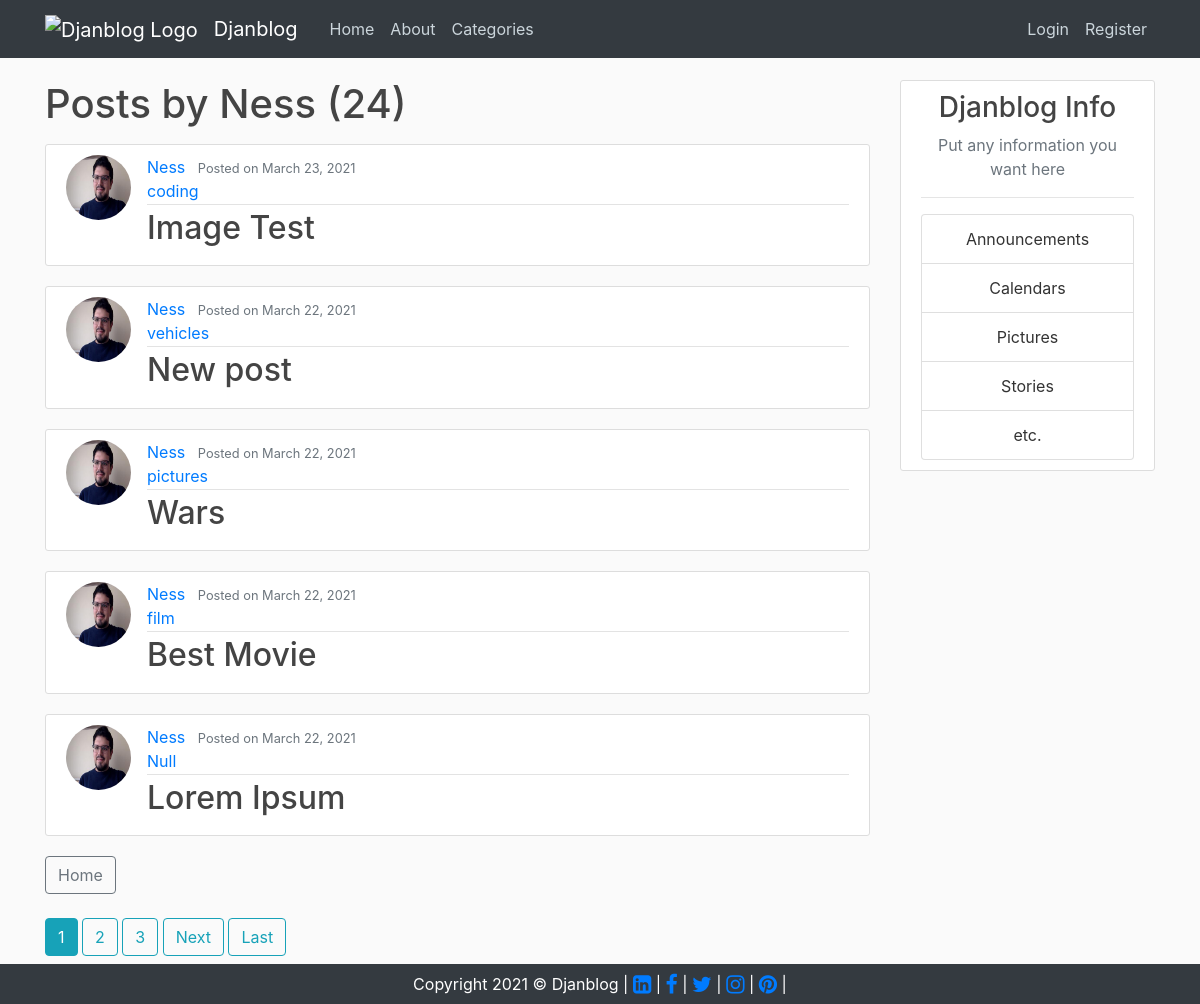
The page /user/Ness on the database its author committed.
### blog/models.py (models this page shows, shortened)
class Post(models.Model):  # Models for Posts
    title = models.CharField(max_length=300)
    title_tag = models.CharField(max_length=300)
    category = models.CharField(max_length=200, default='Null')
    snippet = models.CharField(max_length=800)
    body = RichTextField(blank=True, null=True)
    author = models.ForeignKey(User, on_delete=models.CASCADE)
    date_posted = models.DateTimeField(default=timezone.now)
    likes = models.ManyToManyField(User, related_name='blog_posts')

### accounts/models.py (models this page shows, shortened)
class Profile(models.Model):
    user = models.OneToOneField(User, on_delete=models.CASCADE)
    image = models.ImageField(
        default='default.jpg', upload_to='profile_pics')
    bio = models.TextField(default=" ")
    linkedin_url = models.CharField(max_length=200, null=True, blank=True)
    facebook_url = models.CharField(max_length=200, null=True, blank=True)
    twitter_url = models.CharField(max_length=200, null=True, blank=True)
    instagram_url = models.CharField(max_length=200, null=True, blank=True)
    pinterest_url = models.CharField(max_length=200, null=True, blank=True)

### blog/views.py (the view)
# urls.py: path('user/<str:username>', UserPostListView.as_view(), name='user-posts'),
class UserPostListView(ListView):
    model = Post
    template_name = 'blog/user_posts.html'
    context_object_name = 'posts'
    ordering = ['-date_posted']
    paginate_by = 5
    def get_queryset(self):
        user = get_object_or_404(User, username=self.kwargs.get('username'))
        return Post.objects.filter(author=user).order_by('-date_posted')

### blog/templates/blog/user_posts.html (shortened to what this page needs)
{% extends "blog/base.html" %}
{% block content %}
{%load static%}
<h1 class="mb-3">Posts by {{ view.kwargs.username }} ({{ page_obj.paginator.count }})</h1>
{% for post in posts %}
<article class="media content-section">
    {% if post.author.profile.image %}
    <img class="rounded-circle article-img" src="{{post.author.profile.image.url}}" class="card-img"
        alt="Profile Picture" width="100%" height="100px">
    {% else %}
    <img class="rounded-circle article-img" src="{% static 'images/default.jpg' %}" class="card-img">
    {% endif %}
    <div class="media-body">
        <div class="article-metadata">
            <a class="mr-2" href="{% url 'user-posts' post.author.username %}">{{ post.author }}</a>
            <small class="text-muted">Posted on {{ post.date_posted|date:"F d, Y" }}</small><br>
            <a class="mr-2" href="{% url 'category' post.category %}">{{ post.category}}</a>
        </div>
        <h2><a class="article-title" href="{% url 'post-detail' post.id %}">{{ post.title }}</a></h2>
    </div>
</article>
{% endfor %}
<a class="btn btn-outline-secondary" href="{% url 'home' %}">Home</a><br><br>
{% if is_paginated %}
{% for num in page_obj.paginator.page_range %}
{% if page_obj.number == num %}
<a class="btn btn-info mb-4" href="?page={{ num }}">{{ num }}</a>
{% elif num > page_obj.number|add:'-3' and num < page_obj.number|add:'3' %} <a class="btn btn-outline-info mb-4"
    href="?page={{ num }}">{{ num }}</a>
    {% endif %}
    {% endfor %}
    {% if page_obj.has_next %}
    <a class="btn btn-outline-info mb-4" href="?page={{ page_obj.next_page_number }}">Next</a>
    <a class="btn btn-outline-info mb-4" href="?page={{ page_obj.paginator.num_pages }}">Last</a>
    {% endif %}
    {% endif %}
    {% endblock content %}

### blog/static/css/style.css (style rules this page uses)
body { background: #fafafa; color: #333333; margin-top: 5rem; }
h1, h2, h3, h4, h5, h6 { color: #444444; }
.content-section { background: #ffffff; padding: 10px 20px; border: 1px solid #dddddd; border-radius: 3px; margin-bottom: 20px; }
.article-title { color: #444444; }
.article-img { height: 65px; width: 65px; margin-right: 16px; }
.article-metadata { padding-bottom: 1px; margin-bottom: 4px; border-bottom: 1px solid #e3e3e3 }

### rows shown on the page
Post: author.profile.image (picture), author "Ness", date_posted "March 23, 2021", category "coding", title "Image Test"
Post: author.profile.image (picture), author "Ness", date_posted "March 22, 2021", category "vehicles", title "New post"
Post: author.profile.image (picture), author "Ness", date_posted "March 22, 2021", category "pictures", title "Wars"
Post: author.profile.image (picture), author "Ness", date_posted "March 22, 2021", category "film", title "Best Movie"
Post: author.profile.image (picture), author "Ness", date_posted "March 22, 2021", category "Null", title "Lorem Ipsum"

### other values the page prints
{{ view.kwargs.username }} "Ness"
{{ page_obj.paginator.count }} "24"
{{ num }} "1"
{{ num }} "2" "3"
